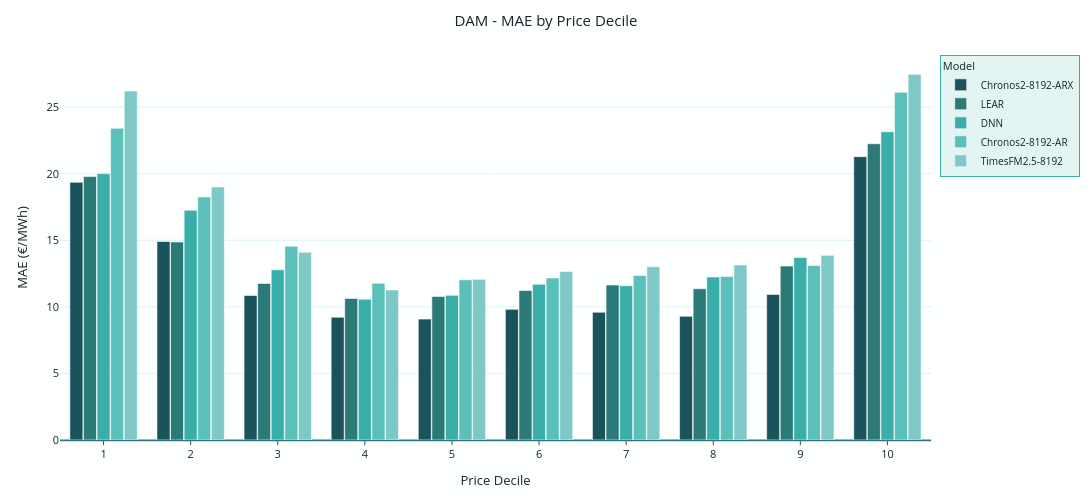

The notebook cell this image was saved under:
### Code cell
TEAL_PALETTE = [
    '#1a535c',  # dark teal-blue   — Chronos2-ARX (best model, darkest)
    '#2b7a78',  # deep teal        — LEAR
    '#3aafa9',  # mid teal         — DNN
    '#5bbfba',  # light-mid teal   — Chronos2-AR
    '#7ec8c8',  # pale teal        — TimesFM (worst, lightest)
]

dam_display = {
    'chronos2_8192_ARX_temporal': 'Chronos2-8192-ARX',
    'LEAR':                        'LEAR',
    'DNN':                         'DNN',
    'chronos2_8192_AR':            'Chronos2-8192-AR',
    'timesfm25_8192_AR_neg':       'TimesFM2.5-8192',
}

fig = go.Figure()
for i, (col, label) in enumerate(dam_display.items()):
    fig.add_trace(go.Bar(
        x=decile_mae_dam.index,
        y=decile_mae_dam[col],
        name=label,
        marker=dict(
            color=TEAL_PALETTE[i],
            line=dict(color='#feffff', width=0.6),
        ),
    ))

fig.update_layout(
    barmode='group',
    width=1200, height=500,
    template='plotly_white',

    title=dict(
        text='DAM - MAE by Price Decile',
        font=dict(size=15, color='#17252a'),
        x=0.5, xanchor='center', y=0.97,
    ),

    paper_bgcolor='#feffff',
    plot_bgcolor='#feffff',

    xaxis=dict(
        title='Price Decile',
        title_font=dict(size=13, color='#17252a'),
        tickfont=dict(size=11, color='#17252a'),
        tickmode='array',
        tickvals=decile_mae_dam.index,   # show ALL deciles
        showgrid=False,
        linecolor='#2b7a78',
        linewidth=1.2,
        ticks='outside', ticklen=4,
    ),
    yaxis=dict(
        title='MAE (€/MWh)',
        title_font=dict(size=13, color='#17252a'),
        tickfont=dict(size=11, color='#17252a'),
        gridcolor='#def2f1',
        gridwidth=1,
        zeroline=True, zerolinecolor='#2b7a78', zerolinewidth=1.2,
        rangemode='tozero',
    ),

    legend=dict(
    title=dict(text='Model', font=dict(size=11, color='#17252a')),
    font=dict(size=10, color='#17252a'),
    bgcolor='rgba(222,242,241,0.85)',
    bordercolor='#3aafa9',
    borderwidth=1,
    x=1.01, y=1.0,
    xanchor='left', yanchor='top',
    orientation='v',
        
),


    bargap=0.22,
    bargroupgap=0.04,

    margin=dict(l=60, r=150, t=55, b=60),  # increase right margin to make room
)

fig.show()
fig.write_image("figures/dam_mae_decile.png")

### Figure 1 — Plotly figure (JSON) as saved in the notebook; plotly's stock layout.template omitted (floating-point values rounded to 4 significant figures)
{"data": [{"marker": {"color": "#1a535c", "line": {"color": "#feffff", "width": 0.6}}, "name": "Chronos2-8192-ARX", "type": "bar", "x": [1, 2, 3, 4, 5, 6, 7, 8, 9, 10], "y": [19.36, 14.91, 10.86, 9.223, 9.081, 9.812, 9.595, 9.294, 10.93, 21.28]}, {"marker": {"color": "#2b7a78", "line": {"color": "#feffff", "width": 0.6}}, "name": "LEAR", "type": "bar", "x": [1, 2, 3, 4, 5, 6, 7, 8, 9, 10], "y": [19.78, 14.87, 11.76, 10.63, 10.78, 11.23, 11.64, 11.37, 13.07, 22.25]}, {"marker": {"color": "#3aafa9", "line": {"color": "#feffff", "width": 0.6}}, "name": "DNN", "type": "bar", "x": [1, 2, 3, 4, 5, 6, 7, 8, 9, 10], "y": [20.01, 17.25, 12.78, 10.57, 10.87, 11.69, 11.59, 12.24, 13.71, 23.15]}, {"marker": {"color": "#5bbfba", "line": {"color": "#feffff", "width": 0.6}}, "name": "Chronos2-8192-AR", "type": "bar", "x": [1, 2, 3, 4, 5, 6, 7, 8, 9, 10], "y": [23.42, 18.25, 14.56, 11.78, 12.03, 12.17, 12.36, 12.29, 13.11, 26.11]}, {"marker": {"color": "#7ec8c8", "line": {"color": "#feffff", "width": 0.6}}, "name": "TimesFM2.5-8192", "type": "bar", "x": [1, 2, 3, 4, 5, 6, 7, 8, 9, 10], "y": [26.21, 19.0, 14.1, 11.27, 12.07, 12.65, 13.0, 13.14, 13.87, 27.47]}], "layout": {"bargap": 0.22, "bargroupgap": 0.04, "barmode": "group", "height": 500, "legend": {"bgcolor": "rgba(222,242,241,0.85)", "bordercolor": "#3aafa9", "borderwidth": 1, "font": {"color": "#17252a", "size": 10}, "orientation": "v", "title": {"font": {"color": "#17252a", "size": 11}, "text": "Model"}, "x": 1.01, "xanchor": "left", "y": 1, "yanchor": "top"}, "margin": {"b": 60, "l": 60, "r": 150, "t": 55}, "paper_bgcolor": "#feffff", "plot_bgcolor": "#feffff", "title": {"font": {"color": "#17252a", "size": 15}, "text": "DAM - MAE by Price Decile", "x": 0.5, "xanchor": "center", "y": 0.97}, "width": 1200, "xaxis": {"linecolor": "#2b7a78", "linewidth": 1.2, "showgrid": false, "tickfont": {"color": "#17252a", "size": 11}, "ticklen": 4, "tickmode": "array", "ticks": "outside", "tickvals": [1, 2, 3, 4, 5, 6, 7, 8, 9, 10], "title": {"font": {"color": "#17252a", "size": 13}, "text": "Price Decile"}}, "yaxis": {"gridcolor": "#def2f1", "gridwidth": 1, "rangemode": "tozero", "tickfont": {"color": "#17252a", "size": 11}, "title": {"font": {"color": "#17252a", "size": 13}, "text": "MAE (€/MWh)"}, "zeroline": true, "zerolinecolor": "#2b7a78", "zerolinewidth": 1.2}}}
